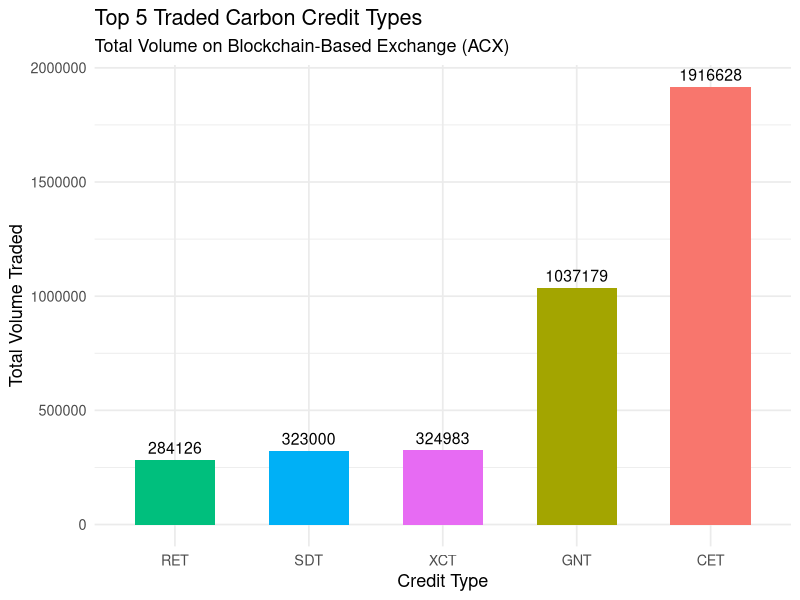

Here is the R script that generated this plot:
# Load libraries
library(ggplot2)
library(readr)
library(dplyr)

# Load dataset
data <- read_csv("cleaned_aircarbon_graph_ready_with_dates.csv")

# Calculate total volume by credit type and get top 5
top5_volume <- data %>%
  group_by(Credit_Type) %>%
  summarise(Total_Volume = sum(Volume, na.rm = TRUE)) %>%
  arrange(desc(Total_Volume)) %>%
  slice_head(n = 5)

# Plot
ggplot(top5_volume, aes(x = reorder(Credit_Type, Total_Volume), y = Total_Volume, fill = Credit_Type)) +
  geom_col(width = 0.6) +
  geom_text(aes(label = round(Total_Volume, 0)), vjust = -0.5, size = 4) +
  labs(
    title = "Top 5 Traded Carbon Credit Types",
    subtitle = "Total Volume on Blockchain-Based Exchange (ACX)",
    x = "Credit Type",
    y = "Total Volume Traded"
  ) +
  theme_minimal(base_size = 13) +
  theme(legend.position = "none")
